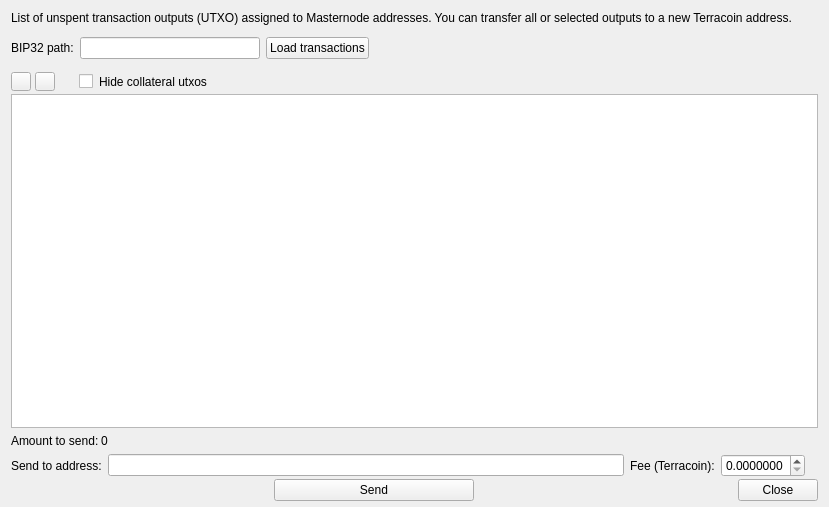
<?xml version="1.0" encoding="UTF-8"?>
<ui version="4.0">
 <class>SendPayoutDlg</class>
 <widget class="QDialog" name="SendPayoutDlg">
  <property name="geometry">
   <rect>
    <x>0</x>
    <y>0</y>
    <width>829</width>
    <height>507</height>
   </rect>
  </property>
  <property name="windowTitle">
   <string>Dialog</string>
  </property>
  <property name="modal">
   <bool>true</bool>
  </property>
  <layout class="QVBoxLayout" name="verticalLayout">
   <property name="spacing">
    <number>2</number>
   </property>
   <property name="bottomMargin">
    <number>6</number>
   </property>
   <item>
    <widget class="QLabel" name="lblMessage">
     <property name="text">
      <string>List of unspent transaction outputs (UTXO) assigned to Masternode addresses. You can transfer all or selected outputs to a new Terracoin address.</string>
     </property>
     <property name="wordWrap">
      <bool>true</bool>
     </property>
     <property name="openExternalLinks">
      <bool>true</bool>
     </property>
     <property name="textInteractionFlags">
      <set>Qt::LinksAccessibleByMouse|Qt::TextSelectableByMouse</set>
     </property>
    </widget>
   </item>
   <item>
    <widget class="QWidget" name="pnlSourceAddress" native="true">
     <layout class="QHBoxLayout" name="horizontalLayout_5" stretch="0,0,0,0">
      <property name="leftMargin">
       <number>0</number>
      </property>
      <property name="topMargin">
       <number>10</number>
      </property>
      <property name="rightMargin">
       <number>0</number>
      </property>
      <property name="bottomMargin">
       <number>3</number>
      </property>
      <item>
       <widget class="QLabel" name="lblSourceBip32Path">
        <property name="text">
         <string>BIP32 path:</string>
        </property>
       </widget>
      </item>
      <item>
       <widget class="QLineEdit" name="edtSourceBip32Path">
        <property name="maximumSize">
         <size>
          <width>180</width>
          <height>16777215</height>
         </size>
        </property>
       </widget>
      </item>
      <item>
       <widget class="QPushButton" name="btnLoadTransactions">
        <property name="text">
         <string>Load transactions</string>
        </property>
        <property name="autoDefault">
         <bool>false</bool>
        </property>
       </widget>
      </item>
      <item>
       <spacer name="horizontalSpacer_4">
        <property name="orientation">
         <enum>Qt::Horizontal</enum>
        </property>
        <property name="sizeHint" stdset="0">
         <size>
          <width>40</width>
          <height>20</height>
         </size>
        </property>
       </spacer>
      </item>
     </layout>
    </widget>
   </item>
   <item>
    <layout class="QHBoxLayout" name="horizontalLayout">
     <property name="spacing">
      <number>4</number>
     </property>
     <property name="topMargin">
      <number>8</number>
     </property>
     <item>
      <widget class="QToolButton" name="btnCheckAll">
       <property name="toolTip">
        <string>Check all utxos</string>
       </property>
       <property name="text">
        <string/>
       </property>
       <property name="iconSize">
        <size>
         <width>12</width>
         <height>12</height>
        </size>
       </property>
      </widget>
     </item>
     <item>
      <widget class="QToolButton" name="btnUncheckAll">
       <property name="toolTip">
        <string>Uncheck all utxos</string>
       </property>
       <property name="text">
        <string/>
       </property>
       <property name="iconSize">
        <size>
         <width>12</width>
         <height>12</height>
        </size>
       </property>
      </widget>
     </item>
     <item>
      <widget class="QCheckBox" name="chbHideCollateralTx">
       <property name="styleSheet">
        <string notr="true">margin-left:20px</string>
       </property>
       <property name="text">
        <string>Hide collateral utxos</string>
       </property>
      </widget>
     </item>
     <item>
      <spacer name="horizontalSpacer_3">
       <property name="orientation">
        <enum>Qt::Horizontal</enum>
       </property>
       <property name="sizeHint" stdset="0">
        <size>
         <width>40</width>
         <height>20</height>
        </size>
       </property>
      </spacer>
     </item>
    </layout>
   </item>
   <item>
    <widget class="QTableView" name="tableView">
     <property name="sizeAdjustPolicy">
      <enum>QAbstractScrollArea::AdjustToContentsOnFirstShow</enum>
     </property>
     <property name="selectionBehavior">
      <enum>QAbstractItemView::SelectRows</enum>
     </property>
     <property name="showGrid">
      <bool>true</bool>
     </property>
     <property name="sortingEnabled">
      <bool>false</bool>
     </property>
     <attribute name="verticalHeaderVisible">
      <bool>false</bool>
     </attribute>
     <attribute name="verticalHeaderCascadingSectionResizes">
      <bool>true</bool>
     </attribute>
     <attribute name="verticalHeaderHighlightSections">
      <bool>false</bool>
     </attribute>
    </widget>
   </item>
   <item>
    <layout class="QHBoxLayout" name="horizontalLayout_2">
     <property name="topMargin">
      <number>4</number>
     </property>
     <property name="bottomMargin">
      <number>4</number>
     </property>
     <item>
      <widget class="QLabel" name="lblAmountText">
       <property name="sizePolicy">
        <sizepolicy hsizetype="Maximum" vsizetype="Preferred">
         <horstretch>0</horstretch>
         <verstretch>0</verstretch>
        </sizepolicy>
       </property>
       <property name="text">
        <string>Amount to send:</string>
       </property>
      </widget>
     </item>
     <item>
      <widget class="QLabel" name="lblAmount">
       <property name="sizePolicy">
        <sizepolicy hsizetype="Minimum" vsizetype="Preferred">
         <horstretch>0</horstretch>
         <verstretch>0</verstretch>
        </sizepolicy>
       </property>
       <property name="text">
        <string>0</string>
       </property>
      </widget>
     </item>
    </layout>
   </item>
   <item>
    <layout class="QHBoxLayout" name="horizontalLayout_4">
     <property name="spacing">
      <number>6</number>
     </property>
     <item>
      <widget class="QLabel" name="label">
       <property name="text">
        <string>Send to address:</string>
       </property>
       <property name="alignment">
        <set>Qt::AlignLeading|Qt::AlignLeft|Qt::AlignVCenter</set>
       </property>
      </widget>
     </item>
     <item>
      <widget class="QLineEdit" name="edtDestAddress"/>
     </item>
     <item>
      <widget class="QLabel" name="label_2">
       <property name="text">
        <string>Fee (Terracoin):</string>
       </property>
       <property name="alignment">
        <set>Qt::AlignLeading|Qt::AlignLeft|Qt::AlignVCenter</set>
       </property>
      </widget>
     </item>
     <item>
      <widget class="QDoubleSpinBox" name="edtTxFee">
       <property name="maximumSize">
        <size>
         <width>100</width>
         <height>16777215</height>
        </size>
       </property>
       <property name="decimals">
        <number>7</number>
       </property>
       <property name="maximum">
        <double>0.100000000000000</double>
       </property>
       <property name="singleStep">
        <double>0.000010000000000</double>
       </property>
      </widget>
     </item>
     <item>
      <widget class="QLabel" name="lblSatPerByteFee">
       <property name="text">
        <string/>
       </property>
      </widget>
     </item>
    </layout>
   </item>
   <item>
    <layout class="QHBoxLayout" name="horizontalLayout_3">
     <item>
      <spacer name="horizontalSpacer_2">
       <property name="orientation">
        <enum>Qt::Horizontal</enum>
       </property>
       <property name="sizeHint" stdset="0">
        <size>
         <width>40</width>
         <height>20</height>
        </size>
       </property>
      </spacer>
     </item>
     <item>
      <widget class="QPushButton" name="btnSend">
       <property name="sizePolicy">
        <sizepolicy hsizetype="Minimum" vsizetype="Minimum">
         <horstretch>0</horstretch>
         <verstretch>0</verstretch>
        </sizepolicy>
       </property>
       <property name="minimumSize">
        <size>
         <width>200</width>
         <height>0</height>
        </size>
       </property>
       <property name="maximumSize">
        <size>
         <width>200</width>
         <height>16777215</height>
        </size>
       </property>
       <property name="text">
        <string>Send</string>
       </property>
       <property name="autoDefault">
        <bool>false</bool>
       </property>
      </widget>
     </item>
     <item>
      <spacer name="horizontalSpacer">
       <property name="orientation">
        <enum>Qt::Horizontal</enum>
       </property>
       <property name="sizeHint" stdset="0">
        <size>
         <width>40</width>
         <height>20</height>
        </size>
       </property>
      </spacer>
     </item>
     <item alignment="Qt::AlignRight">
      <widget class="QPushButton" name="btnClose">
       <property name="sizePolicy">
        <sizepolicy hsizetype="Maximum" vsizetype="Fixed">
         <horstretch>0</horstretch>
         <verstretch>0</verstretch>
        </sizepolicy>
       </property>
       <property name="minimumSize">
        <size>
         <width>0</width>
         <height>0</height>
        </size>
       </property>
       <property name="layoutDirection">
        <enum>Qt::LeftToRight</enum>
       </property>
       <property name="text">
        <string>Close</string>
       </property>
       <property name="autoDefault">
        <bool>false</bool>
       </property>
      </widget>
     </item>
    </layout>
   </item>
  </layout>
 </widget>
 <resources/>
 <connections/>
</ui>
